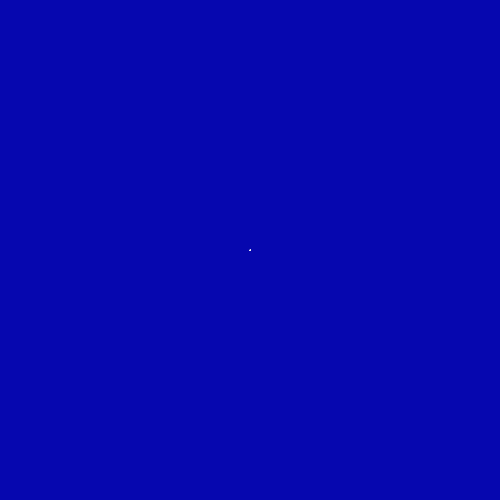
Frame 1 (no input)
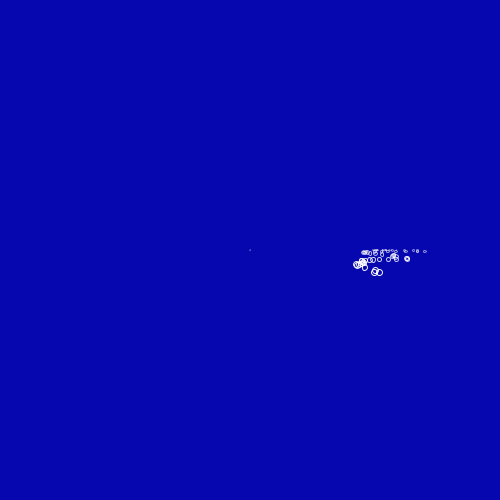
Frame 60 (the mouse pressed at the canvas centre just before this capture)
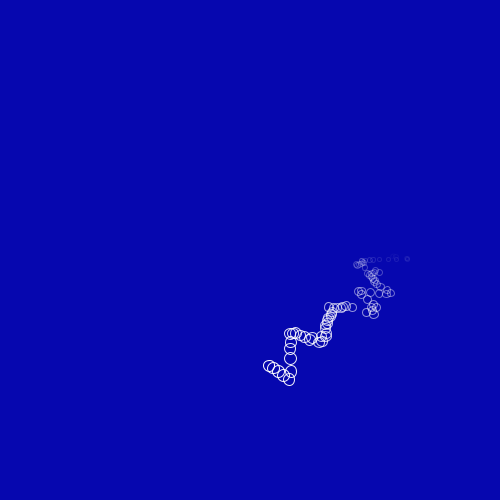
Frame 120 (the mouse held since frame 60 and released just before this capture)

The Processing sketch that drew these frames (run headless with seeded random() and noise(); from frame 60 on, the mouse is pressed at the canvas centre):

// Processing sketch: sketch_24102017
// ── sketch_24102017.pde
ArrayList<Rond>rond;

int time= 0;
float beginning= 0;
float change = .1;
float duration = 300;
float x = 0;
float y = 250;
float angle;
float R;
float t = 0;
boolean restart = false;
int count;

void setup(){
  size(500, 500);
  smooth();
  rond = new ArrayList<Rond>();
}

void draw(){
  background(6,7,175);
  translate(width/2, height/2);
  x = R * cos(angle);
  y = R * sin(angle);
  angle = angle + easeInOut(time, beginning, change, duration);
  update();
  rond.add(new Rond(x,y, easeOut(time, beginning, change, duration)));
  for(int i = rond.size()-1; i >= 0; i--){
    Rond r = rond.get(i);
    r.update();
    r.display();
    if(r.isDead()){
      rond.remove(i);
    }
  }
  t+=0.1;
  float n = noise(t);
  R = map(n,0,1,80,200);
}

void update(){
  if(!restart){
    time++;
    count = 0;
    if (time >= duration){
      restart = true;
    }
  }
  if(restart){
    time = 0;
    count++;
    if(count > 100){
      restart = false;
    }
  }
}


float  easeIn(float t,float b , float c, float d) {
    return -c * (float)Math.cos(t/d * (Math.PI/2)) + c + b;
  }
  
float  easeOut(float t,float b , float c, float d) {
    return c * (float)Math.sin(t/d * (Math.PI/2)) + b;  
  }
  
float  easeInOut(float t,float b , float c, float d) {
    return -c/2 * ((float)Math.cos(Math.PI*t/d) - 1) + b;
  }
// ── Rond.pde
class Rond{
  float x, y;
  float alpha = 255;
  float size;
  Rond(float _x, float _y, float _size){
    x = _x;
    y = _y;
    size = _size * 200;
  }
  
  boolean isDead(){
    if(alpha <= 0){
      return true;
    }else{
      return false;
    }
  }
  
  void display(){
    stroke(255,alpha);
    noFill();
    ellipse(x,y,size,size);
  }
  
  void update(){
    alpha-= 3;
  }
}
